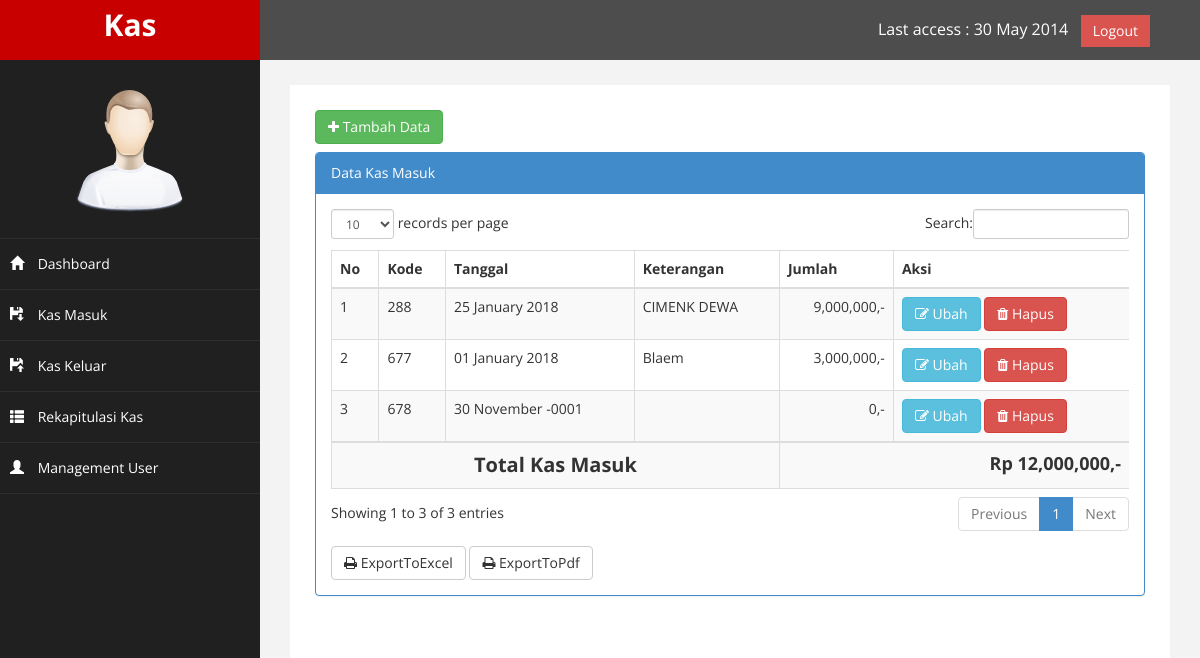
Screenshot of /?page=masuk with the database file from the repository.
### tables this page shows
CREATE TABLE `kas` (
  `kode` int(11) NOT NULL,
  `keterangan` varchar(300) NOT NULL,
  `tgl` date NOT NULL,
  `jumlah` int(10) NOT NULL,
  `jenis` varchar(20) NOT NULL,
  `keluar` int(20) NOT NULL
);

### page/kas_masuk/masuk.php (the view, shortened to what this page needs)
<div class="panel-body">
      <button class="btn btn-success" data-toggle="modal" data-target="#myModal" style="margin-bottom: 8px">
        <i class="fa fa-plus"></i> Tambah Data
      </button>
<div class="row">
      <div class="col-md-12">
          <div class="panel panel-primary">
              <div class="panel-heading">
                   Data Kas Masuk
              </div>
              <div class="panel-body">
                  <div class="table-responsive">
                      <table class="table table-striped table-bordered table-hover" id="dataTables-example">
                          <thead>
                              <tr>
                                  <th>No</th>
                                  <th>Kode</th>
                                  <th>Tanggal</th>
                                  <th>Keterangan</th>
                                  <th>Jumlah</th>
                                  <th>Aksi</th>
                              </tr>
                          </thead>
                          <tbody>
                            <?php
                              $no=1;
                              $sql = $koneksi->query("select * from kas where jenis = 'masuk'");
                              while($data=$sql->fetch_assoc()){
                             ?>
                              <tr class="odd gradeX">
                                  <td><?php echo $no++; ?></td>
                                  <td><?php echo $data['kode']; ?></td>
                                  <td><?php echo date('d F Y',strtotime($data['tgl'])); ?></td>
                                  <td><?php echo $data['keterangan']; ?></td>
                                  <td align="right"><?php echo number_format($data['jumlah']).",-"; ?></td>
                                  <td>
                                    <a href="?page=masuk&aksi=ubah&id=<?php echo $data['kode'];?>" class="btn btn-info"><i class="fa fa-edit"></i> Ubah</a>
                                    <a onclick="return confirm('Anda yakin ingin menghapus data ini?')" href="?page=masuk&aksi=hapus&id=<?php echo $data['kode'];?>" class="btn btn-danger"><i class="fa fa-trash"></i> Hapus</a>
                                  </td>
                              </tr>
                              <?php
                                @$total=$total+$data['jumlah'];
                                  }
                               ?>
                          </tbody>
                            <tr>
                              <th colspan="4" style="text-align: center; font-size: 20px;">Total Kas Masuk</th>
                              <th colspan="2" style="font-size: 18px; text-align: right;"><?php echo"Rp ".number_format($total).",-";?></th>
                            </tr>
                    </table>
                </div>
                <a href="./laporan/laporan_kas_masuk_exel.php" target="blank" class="btn btn-default" style="margin-top: 8px"><i class="fa fa-print"></i> ExportToExcel</a>
                <a href="./laporan/laporan_kas_masuk_pdf.php" target="blank" class="btn btn-default" style="margin-top: 8px"><i class="fa fa-print"></i> ExportToPdf</a>
                        </div>
          </div>
      </div>
</div>

### assets/css/custom.css (style rules this page uses)
body { font-family: 'Open Sans', sans-serif; }

### rows the page displays
kas: kode "288", tgl "25 January 2018", keterangan "CIMENK DEWA", jumlah "9,000,000"
kas: kode "677", tgl "01 January 2018", keterangan "Blaem", jumlah "3,000,000"
kas: kode "678", tgl "30 November -0001", jumlah "0"

### other values shown
$total "12,000,000"
